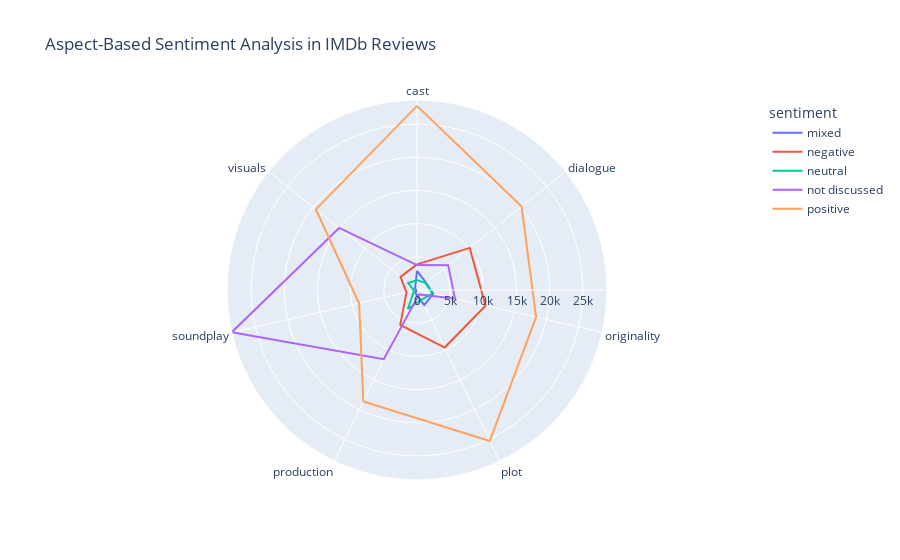

The cell this chart's notebook holds for it:
### Code cell
aspect_analysis = review_df[['imdb_id','hard_assignment', 'review_id', 'plot', 'cast', 'production', 'visuals', 'soundplay',  'dialogue', 'originality']].reset_index(drop=True)
aspect_assignment_info = aspect_analysis[['imdb_id','hard_assignment', 'review_id']]
aspect_details = aspect_analysis[['review_id', 'plot', 'cast', 'production', 'visuals', 'soundplay',  'dialogue', 'originality']]

melted_aspect = aspect_details.melt(id_vars=['review_id'], var_name='aspect', value_name='sentiment')
frequency_df = melted_aspect.groupby(['aspect', 'sentiment']).size().reset_index(name='frequency')

import plotly.express as px

fig = px.line_polar(frequency_df, r='frequency', theta='aspect', color='sentiment', 
                    line_close=True, 
                    title='Aspect-Based Sentiment Analysis in IMDb Reviews')
fig.show()

### Figure 1 — Plotly figure (JSON) as saved in the notebook; plotly's stock layout.template omitted (floating-point values rounded to 4 significant figures)
{"data": [{"hovertemplate": "sentiment=mixed<br>frequency=%{r}<br>aspect=%{theta}<extra></extra>", "legendgroup": "mixed", "line": {"color": "#636efa", "dash": "solid"}, "marker": {"symbol": "circle"}, "mode": "lines", "name": "mixed", "r": [2886, 1749, 2507, 2521, 535, 85, 379, 2886], "showlegend": true, "subplot": "polar", "theta": ["cast", "dialogue", "originality", "plot", "production", "soundplay", "visuals", "cast"], "type": "scatterpolar"}, {"hovertemplate": "sentiment=negative<br>frequency=%{r}<br>aspect=%{theta}<extra></extra>", "legendgroup": "negative", "line": {"color": "#EF553B", "dash": "solid"}, "marker": {"symbol": "circle"}, "mode": "lines", "name": "negative", "r": [3862, 10172, 10590, 9626, 5825, 1619, 3173, 3862], "showlegend": true, "subplot": "polar", "theta": ["cast", "dialogue", "originality", "plot", "production", "soundplay", "visuals", "cast"], "type": "scatterpolar"}, {"hovertemplate": "sentiment=neutral<br>frequency=%{r}<br>aspect=%{theta}<extra></extra>", "legendgroup": "neutral", "line": {"color": "#00cc96", "dash": "solid"}, "marker": {"symbol": "circle"}, "mode": "lines", "name": "neutral", "r": [1493, 1660, 2370, 1597, 3183, 450, 1698, 1493], "showlegend": true, "subplot": "polar", "theta": ["cast", "dialogue", "originality", "plot", "production", "soundplay", "visuals", "cast"], "type": "scatterpolar"}, {"hovertemplate": "sentiment=not discussed<br>frequency=%{r}<br>aspect=%{theta}<extra></extra>", "legendgroup": "not discussed", "line": {"color": "#ab63fa", "dash": "solid"}, "marker": {"symbol": "circle"}, "mode": "lines", "name": "not discussed", "r": [3756, 6001, 5866, 734, 11558, 28628, 15003, 3756], "showlegend": true, "subplot": "polar", "theta": ["cast", "dialogue", "originality", "plot", "production", "soundplay", "visuals", "cast"], "type": "scatterpolar"}, {"hovertemplate": "sentiment=positive<br>frequency=%{r}<br>aspect=%{theta}<extra></extra>", "legendgroup": "positive", "line": {"color": "#FFA15A", "dash": "solid"}, "marker": {"symbol": "circle"}, "mode": "lines", "name": "positive", "r": [27739, 20154, 18403, 25258, 18635, 8954, 19483, 27739], "showlegend": true, "subplot": "polar", "theta": ["cast", "dialogue", "originality", "plot", "production", "soundplay", "visuals", "cast"], "type": "scatterpolar"}], "layout": {"legend": {"title": {"text": "sentiment"}, "tracegroupgap": 0}, "polar": {"angularaxis": {"direction": "clockwise", "rotation": 90}, "domain": {"x": [0, 1], "y": [0, 1]}}, "title": {"text": "Aspect-Based Sentiment Analysis in IMDb Reviews"}}}
